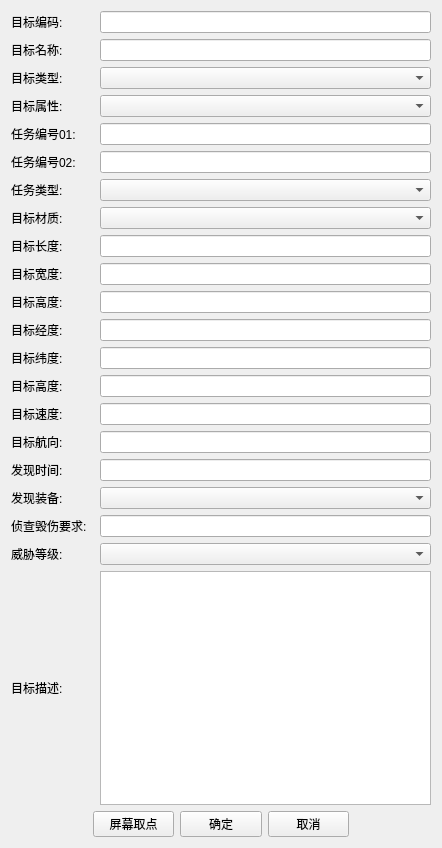
<?xml version="1.0" encoding="UTF-8"?>
<ui version="4.0">
 <class>CDlgAddMaintainMark</class>
 <widget class="QWidget" name="CDlgAddMaintainMark">
  <property name="geometry">
   <rect>
    <x>0</x>
    <y>0</y>
    <width>442</width>
    <height>848</height>
   </rect>
  </property>
  <property name="windowTitle">
   <string>CDlgAddMaintainMark</string>
  </property>
  <layout class="QGridLayout" name="gridLayout">
   <item row="0" column="0">
    <layout class="QVBoxLayout" name="verticalLayout_2" stretch="1,1,1,1,1,1,1,1,1,1,1,1,1,0,1,1,1,1,1,1,2,1">
     <item>
      <layout class="QHBoxLayout" name="horizontalLayout_23" stretch="1,4">
       <item>
        <widget class="QLabel" name="label_22">
         <property name="text">
          <string>目标编码:</string>
         </property>
        </widget>
       </item>
       <item>
        <widget class="QLineEdit" name="lineEdit_15"/>
       </item>
      </layout>
     </item>
     <item>
      <layout class="QHBoxLayout" name="horizontalLayout_24" stretch="1,4">
       <item>
        <widget class="QLabel" name="label_23">
         <property name="text">
          <string>目标名称:</string>
         </property>
        </widget>
       </item>
       <item>
        <widget class="QLineEdit" name="lineEdit_16"/>
       </item>
      </layout>
     </item>
     <item>
      <layout class="QHBoxLayout" name="horizontalLayout_25" stretch="1,4">
       <item>
        <widget class="QLabel" name="label_24">
         <property name="text">
          <string>目标类型:</string>
         </property>
        </widget>
       </item>
       <item>
        <widget class="QComboBox" name="cbxType"/>
       </item>
      </layout>
     </item>
     <item>
      <layout class="QHBoxLayout" name="horizontalLayout_26" stretch="1,4">
       <item>
        <widget class="QLabel" name="label_25">
         <property name="text">
          <string>目标属性:</string>
         </property>
        </widget>
       </item>
       <item>
        <widget class="QComboBox" name="cbxNature"/>
       </item>
      </layout>
     </item>
     <item>
      <layout class="QHBoxLayout" name="horizontalLayout_27" stretch="1,4">
       <item>
        <widget class="QLabel" name="label_26">
         <property name="text">
          <string>任务编号01:</string>
         </property>
        </widget>
       </item>
       <item>
        <widget class="QLineEdit" name="leTaskNum"/>
       </item>
      </layout>
     </item>
     <item>
      <layout class="QHBoxLayout" name="horizontalLayout_28" stretch="1,4">
       <item>
        <widget class="QLabel" name="label_27">
         <property name="text">
          <string>任务编号02:</string>
         </property>
        </widget>
       </item>
       <item>
        <widget class="QLineEdit" name="leTaskNum1"/>
       </item>
      </layout>
     </item>
     <item>
      <layout class="QHBoxLayout" name="horizontalLayout_29" stretch="1,4">
       <item>
        <widget class="QLabel" name="label_28">
         <property name="text">
          <string>任务类型:</string>
         </property>
        </widget>
       </item>
       <item>
        <widget class="QComboBox" name="cbxTaskType"/>
       </item>
      </layout>
     </item>
     <item>
      <layout class="QHBoxLayout" name="horizontalLayout_30" stretch="1,4">
       <item>
        <widget class="QLabel" name="label_29">
         <property name="text">
          <string>目标材质:</string>
         </property>
        </widget>
       </item>
       <item>
        <widget class="QComboBox" name="cbxQuality"/>
       </item>
      </layout>
     </item>
     <item>
      <layout class="QHBoxLayout" name="horizontalLayout_31" stretch="1,4">
       <item>
        <widget class="QLabel" name="label_30">
         <property name="text">
          <string>目标长度:</string>
         </property>
        </widget>
       </item>
       <item>
        <widget class="QLineEdit" name="leLength"/>
       </item>
      </layout>
     </item>
     <item>
      <layout class="QHBoxLayout" name="horizontalLayout_32" stretch="1,4">
       <item>
        <widget class="QLabel" name="label_31">
         <property name="text">
          <string>目标宽度:</string>
         </property>
        </widget>
       </item>
       <item>
        <widget class="QLineEdit" name="leWide"/>
       </item>
      </layout>
     </item>
     <item>
      <layout class="QHBoxLayout" name="horizontalLayout_33" stretch="1,4">
       <item>
        <widget class="QLabel" name="label_32">
         <property name="text">
          <string>目标高度:</string>
         </property>
        </widget>
       </item>
       <item>
        <widget class="QLineEdit" name="leHeight"/>
       </item>
      </layout>
     </item>
     <item>
      <layout class="QHBoxLayout" name="horizontalLayout_34" stretch="1,4">
       <item>
        <widget class="QLabel" name="label_33">
         <property name="text">
          <string>目标经度:</string>
         </property>
        </widget>
       </item>
       <item>
        <widget class="QLineEdit" name="leLon"/>
       </item>
      </layout>
     </item>
     <item>
      <layout class="QHBoxLayout" name="horizontalLayout_35" stretch="1,4">
       <item>
        <widget class="QLabel" name="label_34">
         <property name="text">
          <string>目标纬度:</string>
         </property>
        </widget>
       </item>
       <item>
        <widget class="QLineEdit" name="leLat"/>
       </item>
      </layout>
     </item>
     <item>
      <layout class="QHBoxLayout" name="horizontalLayout_36" stretch="1,4">
       <item>
        <widget class="QLabel" name="label_35">
         <property name="text">
          <string>目标高度:</string>
         </property>
        </widget>
       </item>
       <item>
        <widget class="QLineEdit" name="leHeight2"/>
       </item>
      </layout>
     </item>
     <item>
      <layout class="QHBoxLayout" name="horizontalLayout_37" stretch="1,4">
       <item>
        <widget class="QLabel" name="label_36">
         <property name="text">
          <string>目标速度:</string>
         </property>
        </widget>
       </item>
       <item>
        <widget class="QLineEdit" name="leSpeed"/>
       </item>
      </layout>
     </item>
     <item>
      <layout class="QHBoxLayout" name="horizontalLayout_38" stretch="1,4">
       <item>
        <widget class="QLabel" name="label_37">
         <property name="text">
          <string>目标航向:</string>
         </property>
        </widget>
       </item>
       <item>
        <widget class="QLineEdit" name="leDirection"/>
       </item>
      </layout>
     </item>
     <item>
      <layout class="QHBoxLayout" name="horizontalLayout_39" stretch="1,4">
       <item>
        <widget class="QLabel" name="label_38">
         <property name="text">
          <string>发现时间:</string>
         </property>
        </widget>
       </item>
       <item>
        <widget class="QLineEdit" name="lineEdit_27"/>
       </item>
      </layout>
     </item>
     <item>
      <layout class="QHBoxLayout" name="horizontalLayout_40" stretch="1,4">
       <item>
        <widget class="QLabel" name="label_39">
         <property name="text">
          <string>发现装备:</string>
         </property>
        </widget>
       </item>
       <item>
        <widget class="QComboBox" name="cbxEquip"/>
       </item>
      </layout>
     </item>
     <item>
      <layout class="QHBoxLayout" name="horizontalLayout_41" stretch="1,4">
       <item>
        <widget class="QLabel" name="label_40">
         <property name="text">
          <string>侦查毁伤要求:</string>
         </property>
        </widget>
       </item>
       <item>
        <widget class="QLineEdit" name="leHureRequire"/>
       </item>
      </layout>
     </item>
     <item>
      <layout class="QHBoxLayout" name="horizontalLayout_42" stretch="1,4">
       <item>
        <widget class="QLabel" name="label_41">
         <property name="text">
          <string>威胁等级:</string>
         </property>
        </widget>
       </item>
       <item>
        <widget class="QComboBox" name="cbxThreaten"/>
       </item>
      </layout>
     </item>
     <item>
      <layout class="QHBoxLayout" name="horizontalLayout_43" stretch="1,4">
       <item>
        <widget class="QLabel" name="label_42">
         <property name="text">
          <string>目标描述:</string>
         </property>
        </widget>
       </item>
       <item>
        <widget class="QTextEdit" name="tedDescribe"/>
       </item>
      </layout>
     </item>
     <item>
      <layout class="QHBoxLayout" name="horizontalLayout_44" stretch="1,1,1,1,1">
       <item>
        <spacer name="horizontalSpacer_5">
         <property name="orientation">
          <enum>Qt::Horizontal</enum>
         </property>
         <property name="sizeHint" stdset="0">
          <size>
           <width>40</width>
           <height>20</height>
          </size>
         </property>
        </spacer>
       </item>
       <item>
        <widget class="QPushButton" name="btnGetPoint">
         <property name="text">
          <string>屏幕取点</string>
         </property>
        </widget>
       </item>
       <item>
        <widget class="QPushButton" name="btnConfirm">
         <property name="text">
          <string>确定</string>
         </property>
        </widget>
       </item>
       <item>
        <widget class="QPushButton" name="btnCancel">
         <property name="text">
          <string>取消</string>
         </property>
        </widget>
       </item>
       <item>
        <spacer name="horizontalSpacer_6">
         <property name="orientation">
          <enum>Qt::Horizontal</enum>
         </property>
         <property name="sizeHint" stdset="0">
          <size>
           <width>40</width>
           <height>20</height>
          </size>
         </property>
        </spacer>
       </item>
      </layout>
     </item>
    </layout>
   </item>
  </layout>
 </widget>
 <layoutdefault spacing="6" margin="11"/>
 <resources/>
 <connections/>
</ui>
